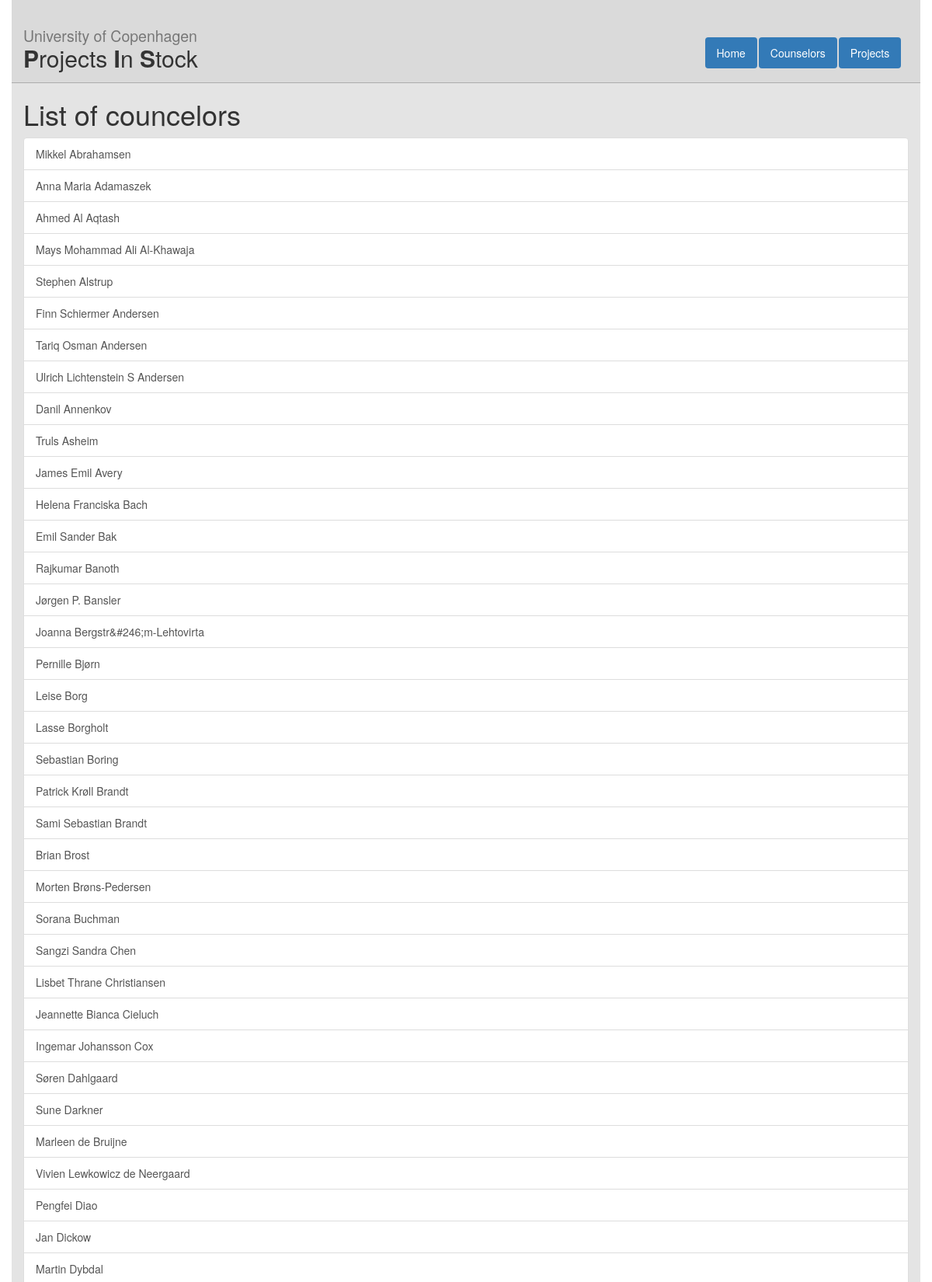
/counselors (upper part), run on the app's committed database.
### web/models.py (models this page shows, shortened)
class Counselor(models.Model):
    readonly_fields=('account_id',)
    name = models.CharField(max_length=255)
    email = models.EmailField()
    studyArea = models.CharField(max_length=255)
    office = models.CharField(max_length=255)
    projects = models.ManyToManyField(Project)
    url = models.URLField(default="NOURL")
    accountId = models.IntegerField(default=-1)
    statusChoices = (('Available','Available'),('Unavailable','Unavailable'))
    status = models.CharField(max_length=50, choices=statusChoices, default='Available')

### web/views.py (the view)
# urls.py: url(r'^counselors$', views.counselor_list, name="counselor_list"),
def counselor_list(request):
    counselors = Counselor.objects.all()
    context = {
        "counselors": counselors
    }
    return render(request, 'web/counselor_list.html', context)

### web/templates/web/counselor_list.html (shortened to what this page needs)
{%extends "web/master.html" %}
{% block content%}
<h1>List of councelors</h1>
  <div class="list-group">
  {% for counselor in counselors %}
    <a class="list-group-item" href="{% url 'counselor_detail' counselor.id %}">{{ counselor.name }}</a>
  {% endfor %}
</div>
{% endblock %}

### web/static/web/style.css (style rules this page uses)
html, body { height : 100%; }

### data on the page
Counselor: name "Mikkel Abrahamsen"
Counselor: name "Anna Maria Adamaszek"
Counselor: name "Ahmed Al Aqtash"
Counselor: name "Mays Mohammad Ali Al-Khawaja"
Counselor: name "Stephen Alstrup"
Counselor: name "Finn Schiermer Andersen"
Counselor: name "Tariq Osman Andersen"
Counselor: name "Ulrich Lichtenstein S Andersen"
Counselor: name "Danil Annenkov"
Counselor: name "Truls Asheim"
Counselor: name "James Emil Avery"
Counselor: name "Helena Franciska Bach"
Counselor: name "Emil Sander Bak"
Counselor: name "Rajkumar Banoth"
Counselor: name "Jørgen P. Bansler"
Counselor: name "Joanna Bergstr&#246;m-Lehtovirta"
Counselor: name "Pernille Bjørn"
Counselor: name "Leise Borg"
Counselor: name "Lasse Borgholt"
Counselor: name "Sebastian Boring"
Counselor: name "Patrick Krøll Brandt"
Counselor: name "Sami Sebastian Brandt"
Counselor: name "Brian Brost"
Counselor: name "Morten Brøns-Pedersen"
Counselor: name "Sorana Buchman"
Counselor: name "Sangzi Sandra Chen"
Counselor: name "Lisbet Thrane Christiansen"
Counselor: name "Jeannette Bianca Cieluch"
Counselor: name "Ingemar Johansson Cox"
Counselor: name "Søren Dahlgaard"
Counselor: name "Sune Darkner"
Counselor: name "Marleen de Bruijne"
Counselor: name "Vivien Lewkowicz de Neergaard"
Counselor: name "Pengfei Diao"
Counselor: name "Jan Dickow"
Counselor: name "Martin Dybdal"
